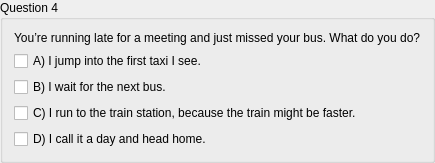
        <widget class="QGroupBox" name="groupBox_7">
         <property name="title">
          <string>Question 4</string>
         </property>
         <layout class="QGridLayout" name="gridLayout_9">
          <item row="0" column="0">
           <widget class="QLabel" name="label_8">
            <property name="text">
             <string>You’re running late for a meeting and just missed your bus. What do you do?</string>
            </property>
           </widget>
          </item>
          <item row="2" column="0">
           <widget class="QCheckBox" name="checkBox_6">
            <property name="text">
             <string>B) I wait for the next bus.</string>
            </property>
           </widget>
          </item>
          <item row="1" column="0">
           <widget class="QCheckBox" name="checkBox_5">
            <property name="text">
             <string>A) I jump into the first taxi I see.</string>
            </property>
           </widget>
          </item>
          <item row="3" column="0">
           <widget class="QCheckBox" name="checkBox_7">
            <property name="text">
             <string>C) I run to the train station, because the train might be faster.</string>
            </property>
           </widget>
          </item>
          <item row="4" column="0">
           <widget class="QCheckBox" name="checkBox_8">
            <property name="text">
             <string>D) I call it a day and head home.</string>
            </property>
           </widget>
          </item>
         </layout>
        </widget>
